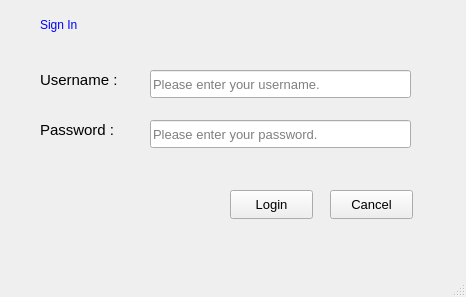
<?xml version="1.0" encoding="UTF-8"?>
<ui version="4.0">
 <class>MainWindow</class>
 <widget class="QMainWindow" name="MainWindow">
  <property name="geometry">
   <rect>
    <x>0</x>
    <y>0</y>
    <width>466</width>
    <height>297</height>
   </rect>
  </property>
  <property name="windowTitle">
   <string>Portable Electronic Target - PET</string>
  </property>
  <property name="styleSheet">
   <string notr="true"/>
  </property>
  <widget class="QWidget" name="centralwidget">
   <widget class="QLabel" name="mainLabel">
    <property name="geometry">
     <rect>
      <x>40</x>
      <y>0</y>
      <width>371</width>
      <height>50</height>
     </rect>
    </property>
    <property name="styleSheet">
     <string notr="true">QLabel {  
	font: 20pt &quot;Segoe UI&quot;;
	color: Blue;
	alignment: Center;
}</string>
    </property>
    <property name="text">
     <string>Sign In </string>
    </property>
   </widget>
   <widget class="QLabel" name="UsernameLbl">
    <property name="geometry">
     <rect>
      <x>40</x>
      <y>70</y>
      <width>91</width>
      <height>20</height>
     </rect>
    </property>
    <property name="font">
     <font>
      <pointsize>11</pointsize>
     </font>
    </property>
    <property name="text">
     <string>Username :</string>
    </property>
    <property name="scaledContents">
     <bool>false</bool>
    </property>
   </widget>
   <widget class="QLabel" name="PasswordLbl">
    <property name="geometry">
     <rect>
      <x>40</x>
      <y>120</y>
      <width>91</width>
      <height>20</height>
     </rect>
    </property>
    <property name="font">
     <font>
      <pointsize>11</pointsize>
     </font>
    </property>
    <property name="text">
     <string>Password :</string>
    </property>
    <property name="scaledContents">
     <bool>false</bool>
    </property>
   </widget>
   <widget class="QLineEdit" name="Editbx_Username">
    <property name="geometry">
     <rect>
      <x>150</x>
      <y>70</y>
      <width>261</width>
      <height>28</height>
     </rect>
    </property>
    <property name="font">
     <font>
      <pointsize>10</pointsize>
     </font>
    </property>
    <property name="text">
     <string/>
    </property>
    <property name="dragEnabled">
     <bool>false</bool>
    </property>
    <property name="placeholderText">
     <string notr="true">Please enter your username.</string>
    </property>
   </widget>
   <widget class="QLineEdit" name="Editbx_Password">
    <property name="geometry">
     <rect>
      <x>150</x>
      <y>120</y>
      <width>261</width>
      <height>28</height>
     </rect>
    </property>
    <property name="font">
     <font>
      <pointsize>10</pointsize>
     </font>
    </property>
    <property name="echoMode">
     <enum>QLineEdit::EchoMode::Password</enum>
    </property>
    <property name="placeholderText">
     <string>Please enter your password.</string>
    </property>
   </widget>
   <widget class="QPushButton" name="loginbtn">
    <property name="geometry">
     <rect>
      <x>230</x>
      <y>190</y>
      <width>83</width>
      <height>29</height>
     </rect>
    </property>
    <property name="font">
     <font>
      <pointsize>10</pointsize>
     </font>
    </property>
    <property name="cursor">
     <cursorShape>PointingHandCursor</cursorShape>
    </property>
    <property name="text">
     <string>Login</string>
    </property>
   </widget>
   <widget class="QPushButton" name="cancelBtn">
    <property name="geometry">
     <rect>
      <x>330</x>
      <y>190</y>
      <width>83</width>
      <height>29</height>
     </rect>
    </property>
    <property name="font">
     <font>
      <pointsize>10</pointsize>
     </font>
    </property>
    <property name="cursor">
     <cursorShape>PointingHandCursor</cursorShape>
    </property>
    <property name="text">
     <string>Cancel</string>
    </property>
   </widget>
   <widget class="QLabel" name="label_pic">
    <property name="geometry">
     <rect>
      <x>50</x>
      <y>170</y>
      <width>61</width>
      <height>61</height>
     </rect>
    </property>
    <property name="styleSheet">
     <string notr="true"/>
    </property>
    <property name="text">
     <string/>
    </property>
   </widget>
  </widget>
  <widget class="QStatusBar" name="statusbar"/>
  <widget class="QMenuBar" name="menubar">
   <property name="geometry">
    <rect>
     <x>0</x>
     <y>0</y>
     <width>466</width>
     <height>25</height>
    </rect>
   </property>
  </widget>
 </widget>
 <resources/>
 <connections/>
</ui>
